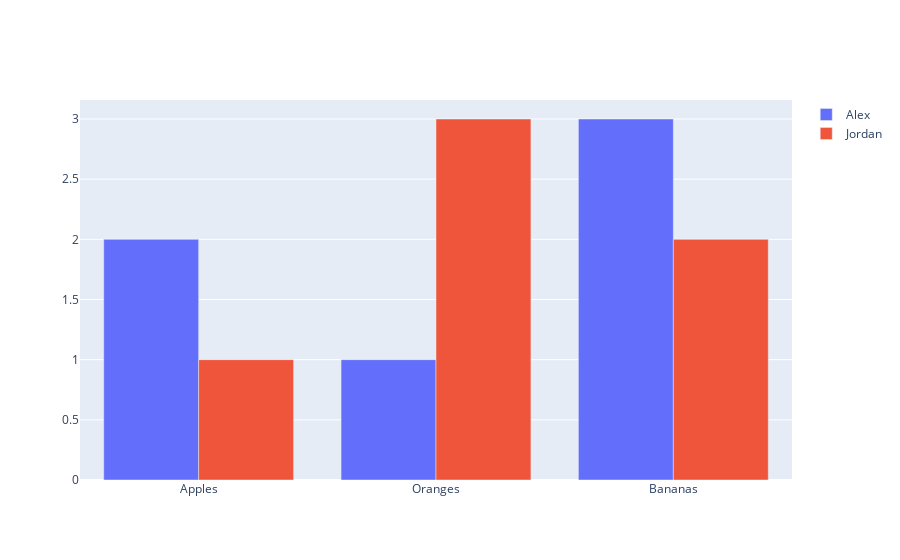

Notebook code cell kept with this figure:
### Code cell
# graph_objects 방식 샘플

import plotly.graph_objects as go
fig = go.Figure()
fig.add_trace(go.Bar(name = "Alex", x = temp['Fruit'], y = temp[temp['Contestant'] == "Alex"]['Number Eaten'].values))
fig.add_trace(go.Bar(name = "Jordan", x = temp['Fruit'], y = temp[temp['Contestant'] == "Jordan"]['Number Eaten'].values))
fig.update_layout(barmode='group')
fig.show()

### Figure 1 — Plotly figure (JSON) as saved in the notebook; plotly's stock layout.template omitted (floating-point values rounded to 4 significant figures)
{"data": [{"name": "Alex", "type": "bar", "x": ["Apples", "Oranges", "Bananas", "Apples", "Oranges", "Bananas"], "y": [2, 1, 3]}, {"name": "Jordan", "type": "bar", "x": ["Apples", "Oranges", "Bananas", "Apples", "Oranges", "Bananas"], "y": [1, 3, 2]}], "layout": {"autosize": true, "barmode": "group", "xaxis": {"autorange": true, "range": [-0.5, 2.5], "type": "category"}, "yaxis": {"autorange": true, "range": [0, 3.158], "type": "linear"}}}
